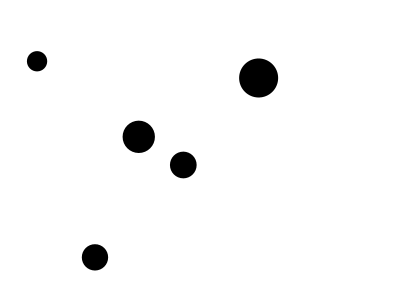
Frame 1 (no input)
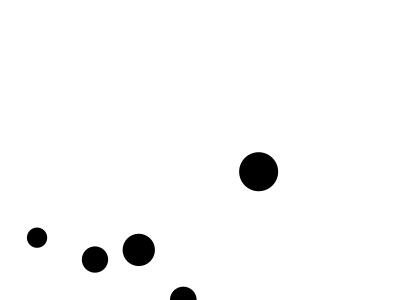
Frame 60 (the mouse pressed at the canvas centre just before this capture)
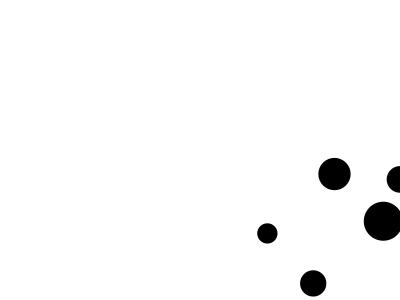
Frame 120 (the mouse held since frame 60 and released just before this capture)

The Processing sketch that drew these frames (run headless with seeded random() and noise(); from frame 60 on, the mouse is pressed at the canvas centre):

// Processing sketch: sketch_170302a
// ── sketch_170302a.pde
Ball[] balls ;
 
 
void setup (){
  size(400,300);
  surface.setResizable(true);
  balls = new Ball[5];
  for ( int i =0; i < balls.length ; i++){
    balls[i]= new Ball();
  }
}

void draw(){
  background(255);
  
  for (Ball b : balls){
    
  PVector f = new PVector(0,0.1);
  b.applyForce(f);
  
  if (mousePressed){
     PVector g = new PVector(0.2,0);
      b.applyForce(g);
  }
  
  b.move();
  b.edges();
  b.display();
 
  }

}
// ── Ball.pde
class Ball {
  
  PVector location;
  PVector velocity;
  PVector Acc;
  PVector Mouse;
  
  float mass;
   
  Ball(){
    location = new PVector(random(width), random(height));
    velocity = new PVector(0,0); 
    Acc= new PVector(0.00,0.00);
    mass= random(1,2);
  }
  
  void move(){
    //PVector mouse = new PVector(mouseX,mouseY);
   // mouse.sub(location);
   // mouse.setMag(0.2);
   // Acc = mouse;   
    
    velocity.add(Acc);
    location.add(velocity);
    velocity.limit(5);
    Acc.mult(0);
  }
  
  void applyForce(PVector force){
    PVector f = PVector.div(force, mass);
    Acc.add(f); 
  }
  
  void edges(){
if (location.x > width) {
      location.x = width;
      velocity.x *= -1;
    } else if (location.x < 0) {
      velocity.x *= -1;
      location.x = 0;
    }

    if (location.y > height) {
      velocity.y *= -1;
      location.y = height;   
    }
  }
  
  void display() {
    noStroke();
    fill(0);
    ellipse(location.x,location.y,mass*20,mass*20);
  }

 
}

  
  
